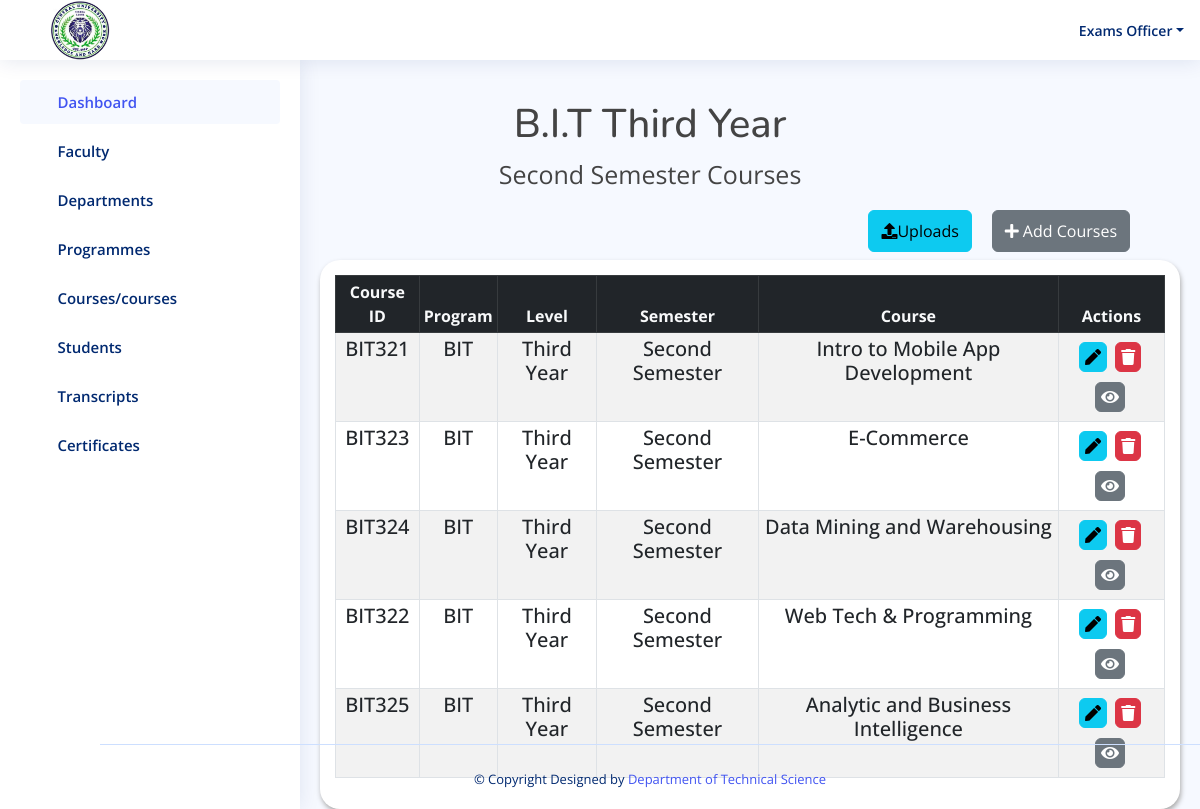
The page /result/bit_year3_second_semester/ (signed in) on the database its author committed.
### result/models.py (models this page shows, shortened)
class bit_year3_semester2(models.Model):
    code = models.CharField(max_length=50, default='')
    program = models.ForeignKey(Program, on_delete=models.CASCADE)
    level = models.CharField(max_length=20, choices=YEAR3_LEVEL3)
    semester = models.CharField(max_length=20,choices=YEAR3_SEMESTER2)
    course = models.CharField(max_length=50)

class Program(models.Model):
    program = models.CharField(max_length=100)
    department = models.ForeignKey(Department, on_delete=models.CASCADE)
    def __str__(self):
        return self.program

### result/views.py (the view)
# urls.py: path('bit_year3_second_semester/', views.bit_year3_second_semester, name='bit_year3_second_semester'),
@login_required(login_url='login')
def bit_year3_second_semester(request):
    bit_yr3_sem2 = bit_year3_semester2.objects.all()
    if request.method == 'POST':
        form = BitCourseForm6(request.POST)
        if form.is_valid():
            course = form.cleaned_data['course']
            if bit_year3_semester2.objects.filter(course=course).exists():
                messages.error(request, f"'{course}' already exists!")
                return redirect('bit_year3_second_semester')  # Redirect back to the faculty page without saving the form
            form.save()
            messages.success(request, "Course has been added!")
            return redirect('bit_year3_second_semester')
    else:
        form = BitCourseForm6()
    return render(request, 'result/bit_year3_second_semester.html', {'bit_yr3_sem2': bit_yr3_sem2, 'form': form})

### templates/result/bit_year3_second_semester.html (shortened to what this page needs)
{% load static %}
<!DOCTYPE html>
<html lang="en">
<head>
  <link href="https://cdn.datatables.net/v/bs5/jszip-2.5.0/dt-1.13.4/b-2.3.6/b-html5-2.3.6/b-print-2.3.6/datatables.min.css" rel="stylesheet"/>
   <link rel="stylesheet" href="https://cdnjs.cloudflare.com/ajax/libs/font-awesome/5.15.4/css/all.min.css" />
  <link href="{% static 'assets/vendor/bootstrap/css/bootstrap.min.css' %}" rel="stylesheet">
  <link href="{% static 'assets/vendor/bootstrap-icons/bootstrap-icons.css' %}" rel="stylesheet">
  <link href="{% static 'assets/vendor/boxicons/css/boxicons.min.css' %}" rel="stylesheet">
  <link href="{% static 'assets/vendor/quill/quill.snow.css' %}" rel="stylesheet">
  <link href="{% static 'assets/vendor/quill/quill.bubble.css' %}" rel="stylesheet">
  <link href="{% static 'assets/vendor/remixicon/remixicon.css' %}" rel="stylesheet">
  <link href="{% static 'assets/vendor/simple-datatables/style.css' %}" rel="stylesheet">
  <link href="{% static 'assets/style.css'%}" rel="stylesheet">
  <link rel="stylesheet" href="{% static 'assets/css/result.css' %}">
</head>
<body>
 <header id="header" class="header fixed-top d-flex align-items-center">
  <div class="d-flex align-items-center justify-content-between">
    <img style="width: 60px; margin-left: -250px; margin-right: 50px; margin-top: 30px; margin-bottom:30px;"  src="{% static 'assets/img/cusl.jpeg' %}" alt="">
    <i class="bi bi-list toggle-sidebar-btn"></i>
  </div>
  <nav class="header-nav ms-auto">
    <ul class="d-flex align-items-center">
      <li class="nav-item dropdown pe-3">
        <a class="nav-link nav-profile d-flex align-items-center pe-0" href="#" data-bs-toggle="dropdown">
          <span class="d-none d-md-block dropdown-toggle ps-2">Exams Officer</span>
        </a>
      </li>
    </ul>
  </nav>
</header>
 <aside id="sidebar" class="sidebar">
  <ul class="sidebar-nav" id="sidebar-nav">
    <li class="nav-item">
      <a class="nav-link " href="{% url 'admin1' %}">
        <i class="bi bi-grid"></i>
        <span>Dashboard</span>
      </a>
    </li>
    <li class="nav-item">
      <a class="nav-link collapsed" data-bs-target="#components-nav" data-bs-toggle="collapse" href="#">
        <i class="bi bi-menu-button-wide"></i><span>Faculty</span><i class="bi bi-chevron-down ms-auto"></i>
      </a>
    </li>
    <li class="nav-item">
      <a class="nav-link collapsed" data-bs-target="#forms-nav" data-bs-toggle="collapse" href="#">
        <i class="bi bi-journal-text"></i><span>Departments</span><i class="bi bi-chevron-down ms-auto"></i>
      </a>
    </li>
    <li class="nav-item">
      <a class="nav-link collapsed" data-bs-target="#tables-nav" data-bs-toggle="collapse" href="#">
        <i class="bi bi-layout-text-window-reverse"></i><span>Programmes</span><i class="bi bi-chevron-down ms-auto"></i>
      </a>
    </li>
    <li class="nav-item">
      <a class="nav-link collapsed" data-bs-target="#charts-nav" data-bs-toggle="collapse" href="#">
        <i class="bi bi-bar-chart"></i><span>Courses/courses</span><i class="bi bi-chevron-down ms-auto"></i>
      </a>
    </li>
    <li class="nav-item">
      <a class="nav-link collapsed" data-bs-target="#icon-nav" data-bs-toggle="collapse" href="#">
        <i class="bi bi-person"></i><span>Students</span><i class="bi bi-chevron-down ms-auto"></i>
      </a>
    </li>
    <li class="nav-item">
      <a class="nav-link collapsed" data-bs-target="#iconnavi" data-bs-toggle="collapse" href="#">
        <i class="bi bi-person"></i><span>Transcripts</span><i class="bi bi-chevron-down ms-auto"></i>
      </a>
    </li>
    <li class="nav-item">
      <a class="nav-link collapsed" data-bs-target="#iconnav" data-bs-toggle="collapse" href="#">
        <i class="bi bi-person"></i><span>Certificates</span><i class="bi bi-chevron-down ms-auto"></i>
      </a>
    </li>
  </ul>
</aside>
    <div class="container" style="margin-top:100px;">
      <div class="col-md-12">
        <h1 class="text-center" style="margin-left:100px;">B.I.T Third Year</h1>
        <p class="text-center" style="margin-left:100px; font-size: 25px;">Second Semester Courses</p>
    </div>
        </div>
        <div class="row">
          <div class="col-md-12">
              <div class="d-flex justify-content-end">
                <a href="{% url 'upload_bit_course6' %}" class="btn btn-info btn mb-2  py-2"
                   style="margin-right:20px;" type="submit">
                  <i class="fa fa-upload" aria-hidden="true"></i>Uploads</a>
                  <a href="" class="btn btn-secondary btn mb-2  py-2"
                  data-bs-toggle="modal" data-bs-target="#exampleModal" style="margin-right:70px;">
                  <i class="fas fa-plus">&nbsp;</i>Add Courses</a>
              </div>
          </div>
      </div>
        <div class="row ml-5 pl-5">
            <div class="col-12">
                <div class="data_table" style="margin-left:320px; margin-right: 20px;">
                    <table id="example" class="table table-striped table-bordered table-sm" >
                        <thead class="table-dark text-center text-light">
                            <tr>
                                <th  class="text-center">Course ID</th>
                                <th  class="text-center">Program</th>
                                <th  class="text-center">Level</th>
                                <th  class="text-center">Semester</th>
                                <th  class="text-center">Course</th>
                                <th  class="text-center">Actions</th>
                            </tr>
                        </thead>
                        <tbody  class="text-center h5">
                          {% for obj in bit_yr3_sem2 %}
                            <tr>
                                <td>{{ obj.code }}</td>
                                <td>{{ obj.program }}</td>
                                <td>{{ obj.level }}</td>
                                <td>{{ obj.semester }}</td>
                                <td>{{ obj.course }}</td>
                                    <td>
                                        <a href="{% url 'edit_bit_year3_second_semester' obj.id %}" class="btn btn-info" title="Edit Patient">
                                            <i class="fas fa-pen"></i>
                                        </a>
                                        <a href="{% url 'delete_bit_year3_second_semester' obj.id %}"  class="btn btn-danger" title="Edit Patient">
                                            <i class="fas fa-trash"></i>
                                        </a>
                                        <a href="{% url 'view_bit_year3_second_semester' obj.id %}"  class="btn btn-secondary" title="Edit Patient">
                                            <i class="fas fa-eye"></i>
                                        </a>
                                    </td>
                            </tr>
                            {% endfor %}
                        </tbody>
                    </table>
                </div>
            </div>
        </div>
 <footer id="footer" class="footer fixed-bottom" style="margin-left: 100px;">
  <div class="credits">
    &copy; Copyright  Designed by <a href="">Department of Technical Science</a>
  </div>
</footer>
</body>
</html>

### static/assets/style.css (style rules this page uses)
:root { scroll-behavior: smooth; }
body { font-family: "Open Sans", sans-serif; background: #f6f9ff; color: #444444; }
a { color: #4154f1; text-decoration: none; }
h1, h2, h3, h4, h5, h6 { font-family: "Nunito", sans-serif; }
.header { transition: all 0.5s; z-index: 997; height: 60px; box-shadow: 0px 2px 20px rgba(1, 41, 112, 0.1); background-color: #fff; padding-left: 20px; }
.header .toggle-sidebar-btn { font-size: 32px; padding-left: 10px; cursor: pointer; color: #012970; }
.header-nav ul { list-style: none; }
.header-nav>ul { margin: 0; padding: 0; }
.header-nav .nav-profile { color: #012970; }
.header-nav .nav-profile span { font-size: 14px; font-weight: 600; }
.sidebar { position: fixed; top: 60px; left: 0; bottom: 0; width: 300px; z-index: 996; transition: all 0.3s; padding: 20px; overflow-y: auto; scrollbar-width: thin; scrollbar-color: #aab7cf transparent; box-shadow: 0px 0px 20px rgba(1, 41, 112, 0.1); background-color: #fff; }
@media (min-width: 1200px) { #main, #footer { margin-left: 300px; } }
.sidebar-nav { padding: 0; margin: 0; list-style: none; }
.sidebar-nav li { padding: 0; margin: 0; list-style: none; }
.sidebar-nav .nav-item { margin-bottom: 5px; }
.sidebar-nav .nav-link { display: flex; align-items: center; font-size: 15px; font-weight: 600; color: #4154f1; transition: 0.3; background: #f6f9ff; padding: 10px 15px; border-radius: 4px; }
.sidebar-nav .nav-link i { font-size: 16px; margin-right: 10px; color: #4154f1; }
.sidebar-nav .nav-link.collapsed { color: #012970; background: #fff; }
.sidebar-nav .nav-link.collapsed i { color: #899bbd; }
.sidebar-nav .nav-link .bi-chevron-down { margin-right: 0; transition: transform 0.2s ease-in-out; }
.footer { padding: 20px 0; font-size: 14px; transition: all 0.3s; border-top: 1px solid #cddfff; }
.footer .credits { padding-top: 5px; text-align: center; font-size: 13px; color: #012970; }

### static/assets/css/result.css (style rules this page uses)
.data_table { background: #fff; padding: 15px; box-shadow: 1px 3px 5px #aaa; border-radius: 20px; }
.data_table .btn { padding: 2px 5px; margin: 5px 3px 5px 0; }

### rows shown on the page
bit_year3_semester2: code "BIT321", program "BIT", level "Third Year", semester "Second Semester", course "Intro to Mobile App Development"
bit_year3_semester2: code "BIT323", program "BIT", level "Third Year", semester "Second Semester", course "E-Commerce"
bit_year3_semester2: code "BIT324", program "BIT", level "Third Year", semester "Second Semester", course "Data Mining and Warehousing"
bit_year3_semester2: code "BIT322", program "BIT", level "Third Year", semester "Second Semester", course "Web Tech & Programming"
bit_year3_semester2: code "BIT325", program "BIT", level "Third Year", semester "Second Semester", course "Analytic and Business Intelligence"
